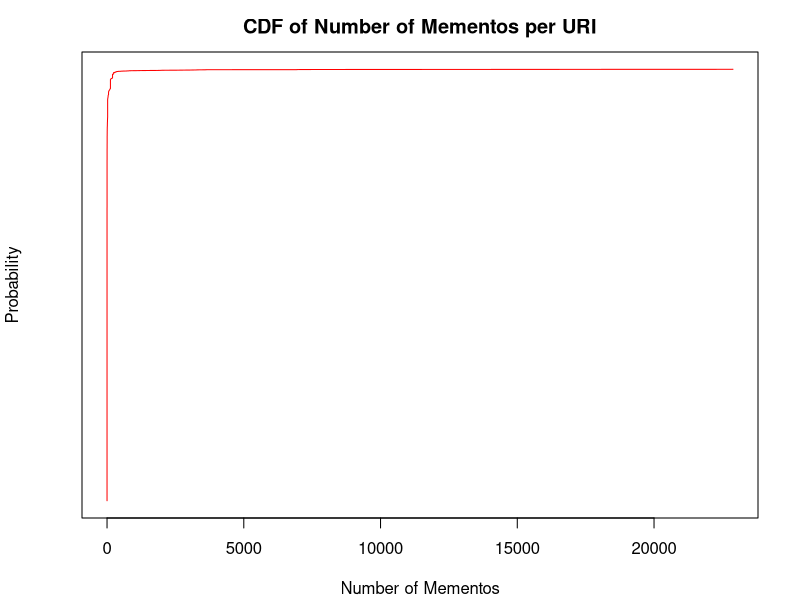

This chart was generated by the following R code: (Note: this script raises an error after producing the figure.)
library(RColorBrewer)
data <- read.table("count.txt")
finalData = rep(data[,1])
title <- "CDF of Number of Mementos per URI"
xlab <- "Number of Mementos"
ylab <- "Probability"
pdf("mementoscounts.pdf", height=4.0, width=4.5)
par(mar=c(4,4,2.5,2) + 0.1)
set.seed(1)
mp <- plot(finalData, 1:length(finalData), type="l", col="red", main=title, xlab=xlab, ylab=ylab, yaxt="n")
axis(side=2, at=seq(1,2735,length.out=5), labels=seq(0,1,by=0.1))